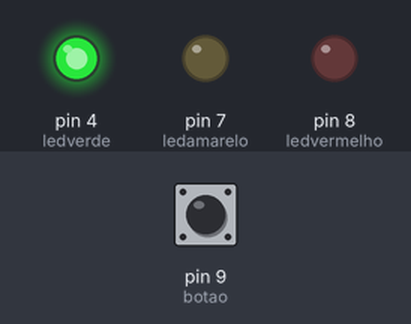
The sketch below on a simulated Arduino Uno, built with avr-gcc and run on an emulated ATmega328P. On the bench: output pins drawn as LEDs (lit = HIGH). The test bench sets the inputs (shaded band); at power-on: pin 9 (botao) LOW.

Above: at 1.3 s.
1.4 s: pin 9 (botao) pulled HIGH for 0.3 s
At 2.8 s:
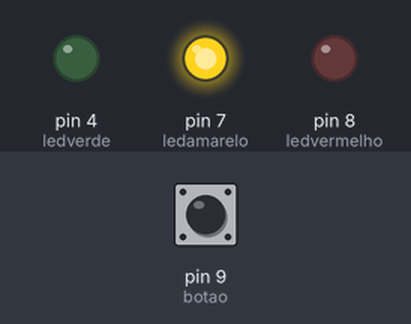
At 4.6 s:
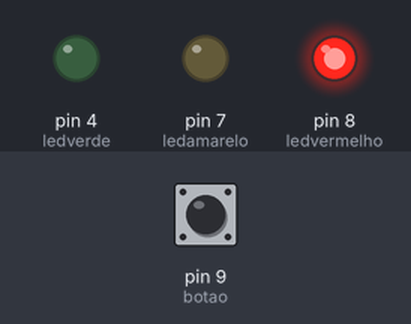
4.7 s: pin 9 (botao) pulled HIGH for 3.2 s
At 7.4 s:
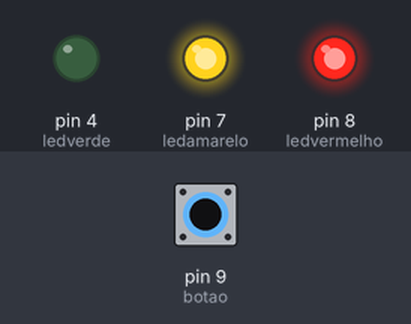
Timing chart, 0 to 13.5 s (numbered marks = the images above; inputs shaded):
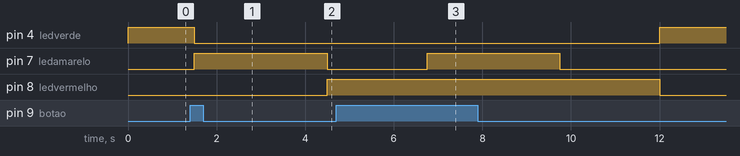

The sketch:

LED_Traffic_Light_With_Button.ino
```cpp
const int botao = 9; // Pino do botao
const int ledverde = 4; // Pino do ledverde
const int ledamarelo = 7;// Pino do ledamarelo
const int ledvermelho = 8;// Pino do ledvermelho


void setup(){
  Serial.begin(9600);
  pinMode(botao,INPUT); // Define botao como input
  pinMode(ledverde,OUTPUT); // Define o led como output
  pinMode(ledamarelo,OUTPUT);// // //
  pinMode(ledvermelho,OUTPUT);// // //


}

void loop(){
  int estadobotao = digitalRead(botao);

  if(estadobotao == HIGH){
    digitalWrite(ledverde,LOW);
    digitalWrite(ledamarelo,HIGH);
    delay(3000);
    digitalWrite(ledamarelo,LOW);
    digitalWrite(ledvermelho,HIGH);
    delay(2000);


  }else{
    digitalWrite(ledverde,HIGH);
    digitalWrite(ledamarelo,LOW);
    digitalWrite(ledvermelho,LOW);


  }

  delay(250);
  }
```

Measured:
- after the input at 1.4 s, pin 4 (ledverde): HIGH → LOW after 0.10 s; pin 7 (ledamarelo): LOW → HIGH after 0.10 s, → LOW 3.0 s later; pin 8 (ledvermelho): LOW → HIGH after 3.1 s
- after the input at 4.7 s, pin 4 (ledverde): LOW → HIGH after 7.3 s instead of 2.1 s; pin 7 (ledamarelo): LOW → HIGH after 2.1 s, → LOW 3.0 s later; pin 8 (ledvermelho): HIGH → LOW after 7.3 s instead of 2.1 s
